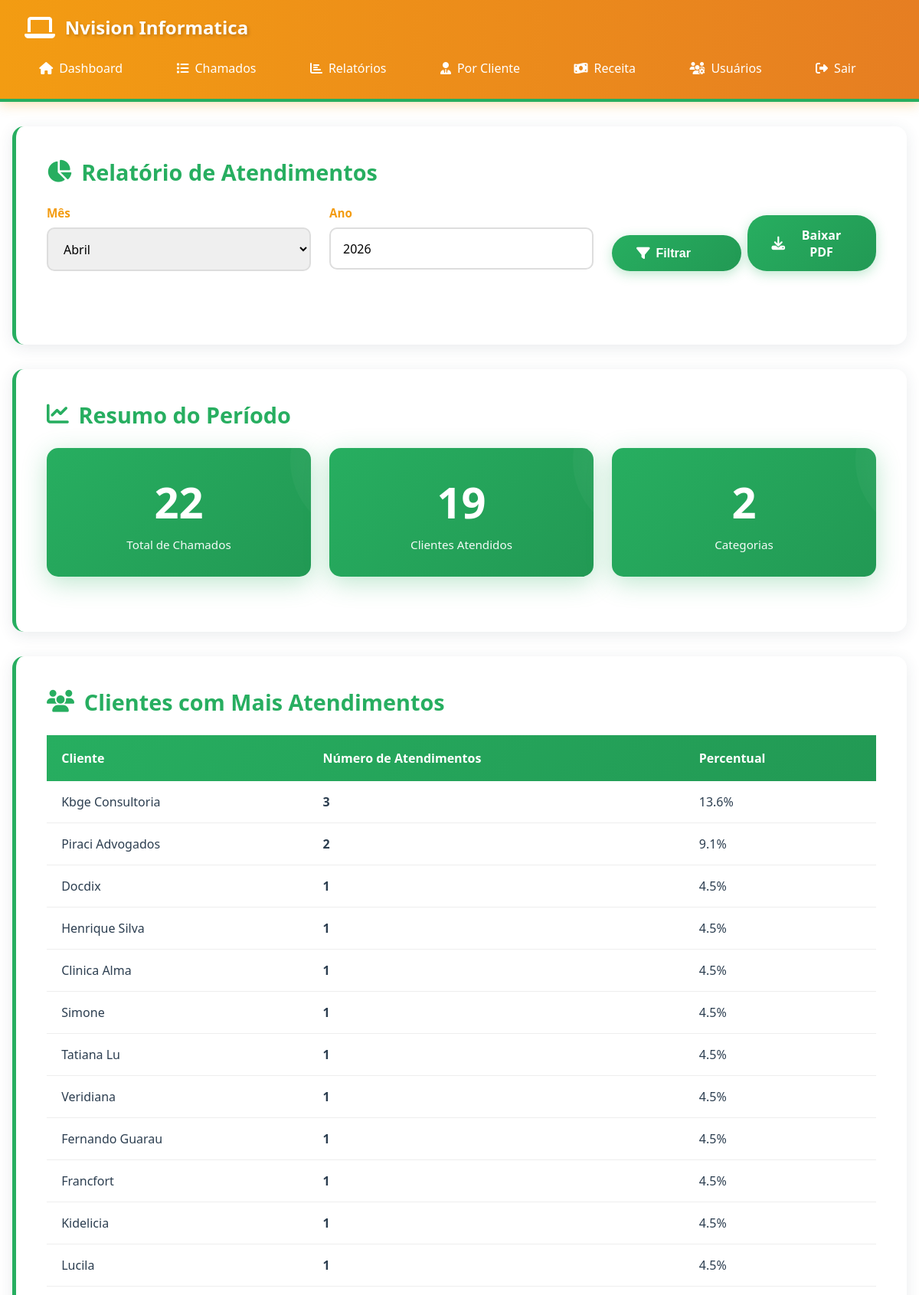
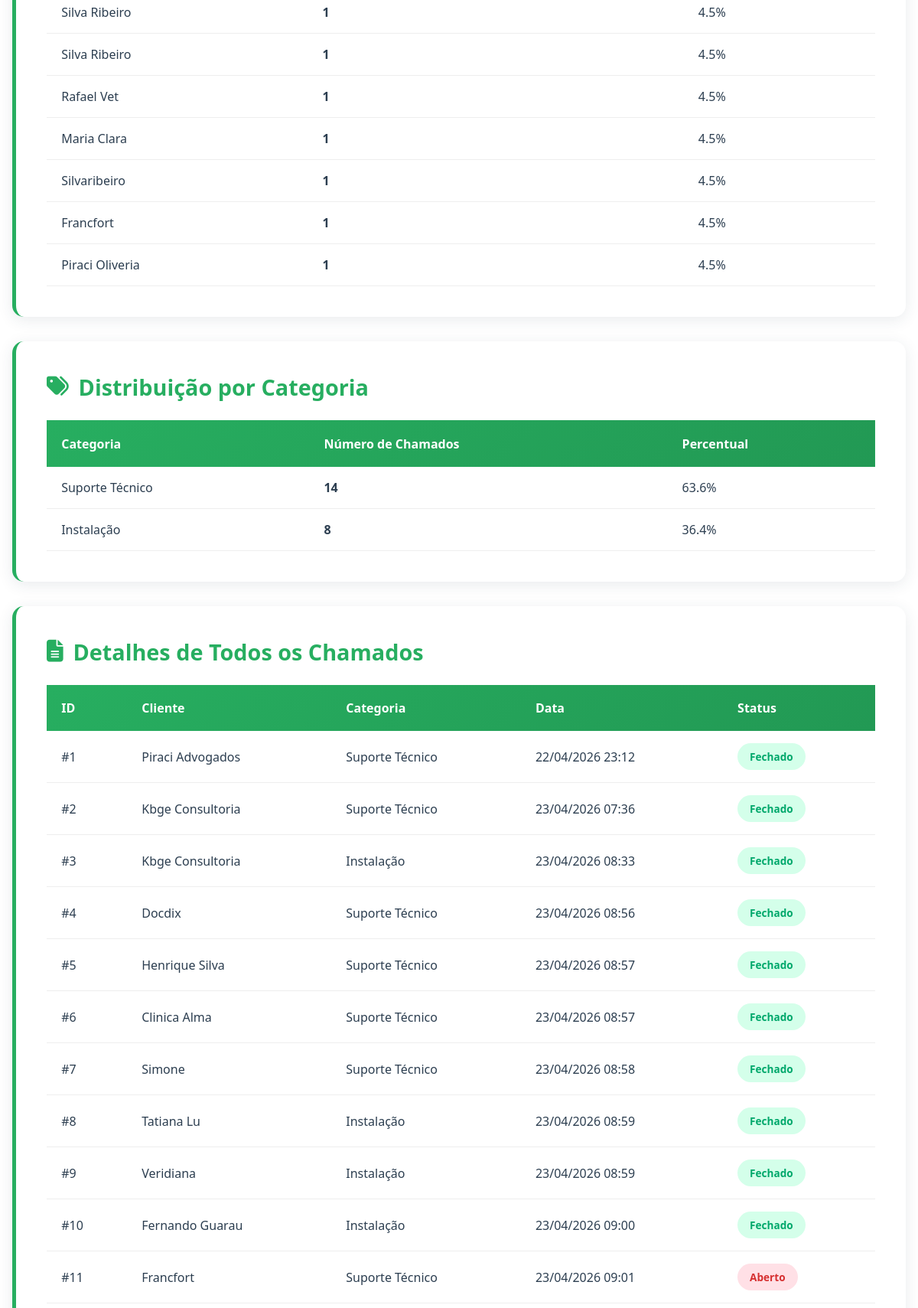
The app's page /relatorio (upper part) with its own data (2 pictures, top to bottom).
### database.py (models this page shows, shortened)
class Chamado(db.Model):
    __tablename__ = 'chamados'
    id = db.Column(db.Integer, primary_key=True)
    cliente = db.Column(db.String(150), nullable=False)
    data_atendimento = db.Column(db.DateTime, nullable=False, default=datetime.now)
    categoria = db.Column(db.String(100), nullable=False)
    descricao = db.Column(db.Text, nullable=False)
    tipo_atendimento = db.Column(db.String(20), default='avulso')  # contrato ou avulso
    valor_recebido = db.Column(db.Float, default=0.0)
    tempo_gasto_minutos = db.Column(db.Integer, default=0)  # tempo técnico em minutos
    status = db.Column(db.String(20), default='aberto')
    data_criacao = db.Column(db.DateTime, nullable=False, default=datetime.now)

### app.py (the view)
@app.route('/relatorio')
def relatorio():
    mes = request.args.get('mes', datetime.now().month, type=int)
    ano = request.args.get('ano', datetime.now().year, type=int)
    inicio = datetime(ano, mes, 1)
    if mes == 12:
        fim = datetime(ano + 1, 1, 1)
    else:
        fim = datetime(ano, mes + 1, 1)
    chamados_mes = Chamado.query.filter(
        Chamado.data_criacao >= inicio,
        Chamado.data_criacao < fim
    ).all()
    clientes_stats = {}
    for chamado in chamados_mes:
        if chamado.cliente not in clientes_stats:
            clientes_stats[chamado.cliente] = 0
        clientes_stats[chamado.cliente] += 1
    categorias_stats = {}
    for chamado in chamados_mes:
        if chamado.categoria not in categorias_stats:
            categorias_stats[chamado.categoria] = 0
        categorias_stats[chamado.categoria] += 1
    total_chamados_mes = len(chamados_mes)
    return render_template('relatorio.html',
                         mes=mes,
                         ano=ano,
                         total_chamados=total_chamados_mes,
                         clientes_stats=clientes_stats,
                         categorias_stats=categorias_stats,
                         chamados=chamados_mes)

### templates/relatorio.html (shortened to what this page needs)
{% extends "base.html" %}
{% block content %}
<div class="card">
    <h2><i class="fas fa-chart-pie"></i> Relatório de Atendimentos</h2>
    <form method="GET" class="form-row" style="margin-bottom: 2rem;">
        <div class="form-group">
            <label for="mes">Mês</label>
            <select name="mes" id="mes" required>
                <option value="4" {% if mes == 4 %}selected{% endif %}>Abril</option>
            </select>
        </div>
        <div class="form-group">
            <label for="ano">Ano</label>
            <input type="number" name="ano" id="ano" value="{{ ano }}" min="2020" max="2100" required>
        </div>
        <div class="form-group" style="display: flex; align-items: flex-end; gap: 0.5rem;">
            <button type="submit" class="btn" style="flex: 1; margin-right: 0;"><i class="fas fa-filter"></i> Filtrar</button>
            <a href="/relatorio/pdf?mes={{ mes }}&ano={{ ano }}" class="btn btn-success" style="flex: 1; text-align: center; justify-content: center;"><i class="fas fa-download"></i> Baixar PDF</a>
        </div>
    </form>
</div>
<div class="card">
    <h2><i class="fas fa-chart-line"></i> Resumo do Período</h2>
    <div class="stats">
        <div class="stat-card">
            <div class="stat-number">{{ total_chamados }}</div>
            <div class="stat-label">Total de Chamados</div>
        </div>
        <div class="stat-card">
            <div class="stat-number">{{ clientes_stats|length }}</div>
            <div class="stat-label">Clientes Atendidos</div>
        </div>
        <div class="stat-card">
            <div class="stat-number">{{ categorias_stats|length }}</div>
            <div class="stat-label">Categorias</div>
        </div>
    </div>
</div>
{% if clientes_stats %}
<div class="card">
    <h2><i class="fas fa-users"></i> Clientes com Mais Atendimentos</h2>
    <table>
        <thead>
            <tr>
                <th>Cliente</th>
                <th>Número de Atendimentos</th>
                <th>Percentual</th>
            </tr>
        </thead>
        <tbody>
            {% set clientes_ordenados = clientes_stats.items()|sort(attribute='1', reverse=true) %}
            {% for cliente, count in clientes_ordenados %}
            <tr>
                <td>{{ cliente }}</td>
                <td><strong>{{ count }}</strong></td>
                <td>{{ "%.1f"|format((count / total_chamados * 100) if total_chamados > 0 else 0) }}%</td>
            </tr>
            {% endfor %}
        </tbody>
    </table>
</div>
<div class="card">
    <h2><i class="fas fa-tags"></i> Distribuição por Categoria</h2>
    <table>
        <thead>
            <tr>
                <th>Categoria</th>
                <th>Número de Chamados</th>
                <th>Percentual</th>
            </tr>
        </thead>
        <tbody>
            {% set categorias_ordenadas = categorias_stats.items()|sort(attribute='1', reverse=true) %}
            {% for categoria, count in categorias_ordenadas %}
            <tr>
                <td>{{ categoria }}</td>
                <td><strong>{{ count }}</strong></td>
                <td>{{ "%.1f"|format((count / total_chamados * 100) if total_chamados > 0 else 0) }}%</td>
            </tr>
            {% endfor %}
        </tbody>
    </table>
</div>
{% else %}
<div class="card">
    <p style="text-align: center; padding: 2rem; color: #999;">Nenhum chamado registrado para este período.</p>
</div>
{% endif %}
{% if chamados %}
<div class="card">
    <h2><i class="fas fa-file-alt"></i> Detalhes de Todos os Chamados</h2>
    <table>
        <thead>
            <tr>
                <th>ID</th>
                <th>Cliente</th>
                <th>Categoria</th>
                <th>Data</th>
                <th>Status</th>
            </tr>
        </thead>
        <tbody>
            {% for chamado in chamados %}
            <tr>
                <td>#{{ chamado.id }}</td>
                <td>{{ chamado.cliente }}</td>
                <td>{{ chamado.categoria }}</td>
                <td>{{ chamado.data_criacao.strftime('%d/%m/%Y %H:%M') }}</td>
                <td>
                    <span class="badge badge-{{ 'open' if chamado.status == 'aberto' else 'progress' if chamado.status == 'em_progresso' else 'closed' }}">
                        {{ chamado.status.replace('_', ' ').title() }}
                    </span>
                </td>
            </tr>
            {% endfor %}
        </tbody>
    </table>
</div>
{% endif %}
{% endblock %}

### templates/base.html (style rules this page uses)
* { margin: 0; padding: 0; box-sizing: border-box; }
:root { --success: #27ae60; --danger: #e74c3c; --warning: #f39c12; --primary: #27ae60; --primary-dark: #229954; --secondary: #e74c3c; --accent: #f39c12; --dark: #2c3e50; --light: #ecf0f1; --text: #2c3e50; }
body { font-family: 'Segoe UI', 'Helvetica Neue', sans-serif; background: #ffffff; min-height: 100vh; color: var(--text); overflow-x: hidden; }
.card { background: white; border-radius: 15px; padding: 2.5rem; box-shadow: 0 4px 20px rgba(44, 62, 80, 0.1); margin-bottom: 2rem; border-left: 5px solid #27ae60; transition: transform 0.3s, box-shadow 0.3s; }
.card h2 { color: #27ae60; font-size: 1.8rem; margin-bottom: 1.5rem; display: flex; align-items: center; gap: 0.8rem; }
.btn { display: inline-block; padding: 0.9rem 2rem; background: linear-gradient(135deg, #27ae60, #229954); color: white; text-decoration: none; border-radius: 25px; border: none; cursor: pointer; transition: all 0.3s; font-size: 1rem; font-weight: bold; box-shadow: 0 4px 15px rgba(39, 174, 96, 0.3); display: inline-flex; align-items: center; gap: 0.5rem; }
.btn i { font-size: 1.1rem; }
.btn-success { background: linear-gradient(135deg, #27ae60, #229954); }
.form-group { margin-bottom: 1.5rem; }
label { display: block; margin-bottom: 0.6rem; font-weight: 600; color: var(--accent); font-size: 0.95rem; }
input, textarea, select { width: 100%; padding: 0.9rem 1rem; border: 2px solid #ddd; border-radius: 10px; font-size: 1rem; font-family: inherit; transition: all 0.3s; }
.stats { display: grid; grid-template-columns: repeat(auto-fit, minmax(240px, 1fr)); gap: 1.5rem; margin-bottom: 2rem; }
.stat-card { background: linear-gradient(135deg, #27ae60 0%, #229954 100%); color: white; padding: 2rem; border-radius: 15px; text-align: center; box-shadow: 0 8px 32px rgba(39, 174, 96, 0.3); transition: transform 0.3s; position: relative; overflow: hidden; }
.stat-card::before { content: ''; position: absolute; top: -50%; right: -50%; width: 200px; height: 200px; background: radial-gradient(circle, rgba(255, 255, 255, 0.1), transparent); border-radius: 50%; }
.stat-number { font-size: 3.5rem; font-weight: bold; position: relative; z-index: 1; }
.stat-label { font-size: 0.95rem; opacity: 0.95; position: relative; z-index: 1; margin-top: 0.5rem; }
table { width: 100%; border-collapse: collapse; margin-top: 1.5rem; }
table thead { background: linear-gradient(135deg, #27ae60 0%, #229954 100%); color: white; }
table th { padding: 1.2rem; text-align: left; font-weight: 600; }
table td { padding: 1rem 1.2rem; border-bottom: 1px solid #eee; }
table tbody tr { transition: all 0.3s; }
.badge { display: inline-block; padding: 0.5rem 1rem; border-radius: 20px; font-size: 0.85rem; font-weight: bold; display: inline-flex; align-items: center; gap: 0.4rem; }
.badge-open { background-color: #ffe0e6; color: #d63031; }
.badge-closed { background-color: #d4ffea; color: #00a86b; }
.form-row { display: grid; grid-template-columns: repeat(auto-fit, minmax(280px, 1fr)); gap: 1.5rem; }

### records on screen
Chamado: cliente "Kbge Consultoria", count "3", value "13.6", id "2", categoria "Suporte Técnico", data_criacao "23/04/2026 07:36", status.replace "Fechado"
Chamado: cliente "Piraci Advogados", count "2", value "9.1", categoria "Suporte Técnico", count "14", value "63.6", id "1", data_criacao "22/04/2026 23:12", status.replace "Fechado"
Chamado: cliente "Docdix", count "1", value "4.5", id "4", categoria "Suporte Técnico", data_criacao "23/04/2026 08:56", status.replace "Fechado"
Chamado: cliente "Henrique Silva", count "1", value "4.5", id "5", categoria "Suporte Técnico", data_criacao "23/04/2026 08:57", status.replace "Fechado"
Chamado: cliente "Clinica Alma", count "1", value "4.5", id "6", categoria "Suporte Técnico", data_criacao "23/04/2026 08:57", status.replace "Fechado"
Chamado: cliente "Simone", count "1", value "4.5", id "7", categoria "Suporte Técnico", data_criacao "23/04/2026 08:58", status.replace "Fechado"
Chamado: cliente "Tatiana Lu", count "1", value "4.5", id "8", categoria "Instalação", data_criacao "23/04/2026 08:59", status.replace "Fechado"
Chamado: cliente "Veridiana", count "1", value "4.5", id "9", categoria "Instalação", data_criacao "23/04/2026 08:59", status.replace "Fechado"
Chamado: cliente "Fernando Guarau", count "1", value "4.5", id "10", categoria "Instalação", data_criacao "23/04/2026 09:00", status.replace "Fechado"
Chamado: cliente "Francfort", count "1", value "4.5", id "11", categoria "Suporte Técnico", data_criacao "23/04/2026 09:01", status.replace "Aberto"
Chamado: cliente "Kidelicia", count "1", value "4.5"
Chamado: cliente "Lucila", count "1", value "4.5"
Chamado: cliente "Silva Ribeiro", count "1", value "4.5"
Chamado: cliente "Silva Ribeiro", count "1", value "4.5"
Chamado: cliente "Rafael Vet", count "1", value "4.5"
Chamado: cliente "Maria Clara", count "1", value "4.5"
Chamado: cliente "Silvaribeiro", count "1", value "4.5"
Chamado: cliente "Francfort", count "1", value "4.5"
Chamado: cliente "Piraci Oliveria", count "1", value "4.5"
Chamado: categoria "Instalação", count "8", value "36.4", id "3", cliente "Kbge Consultoria", data_criacao "23/04/2026 08:33", status.replace "Fechado"

### other values on screen
{{ total_chamados }} "22"
{{ clientes_stats|length }} "19"
{{ categorias_stats|length }} "2"
